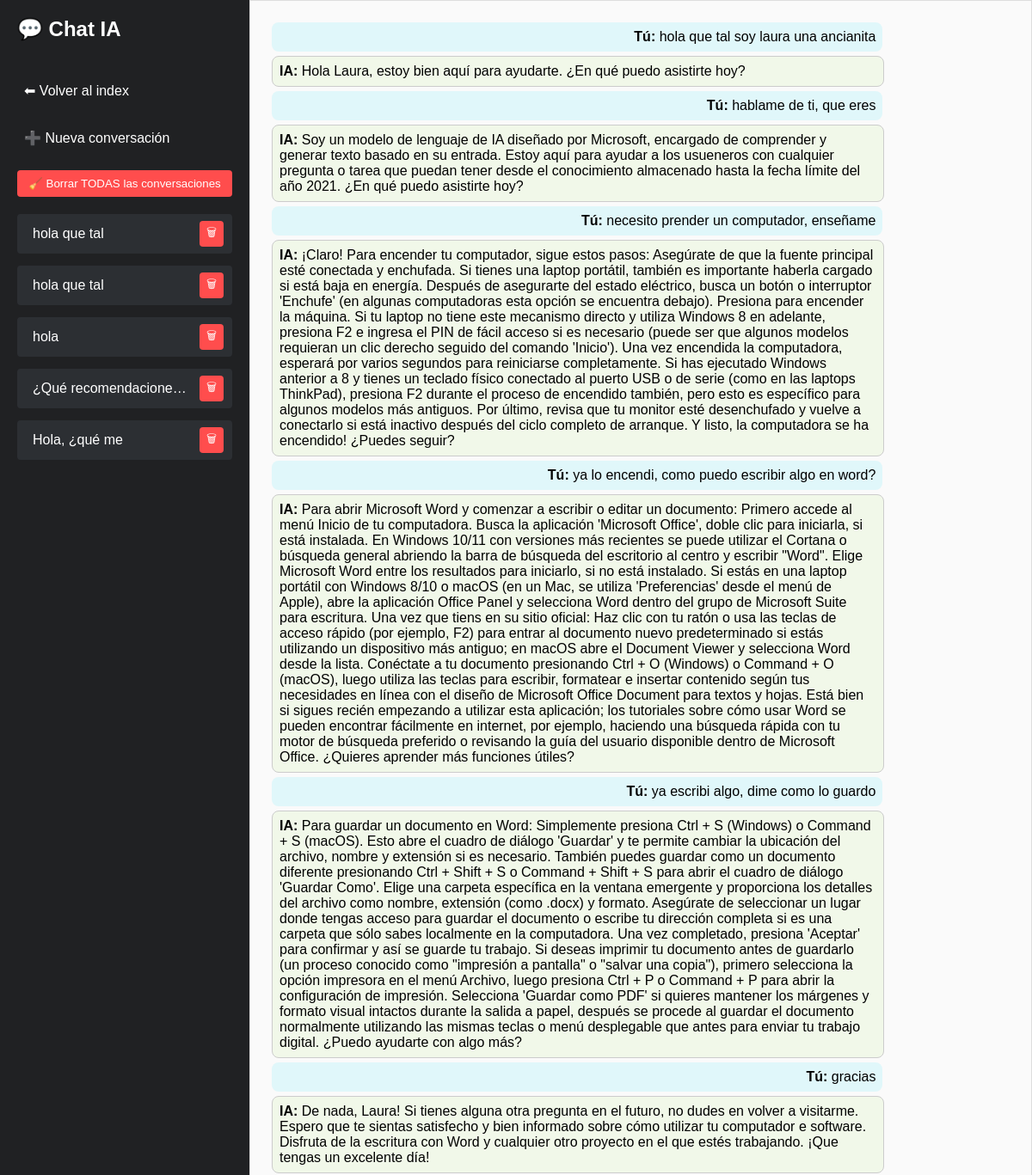
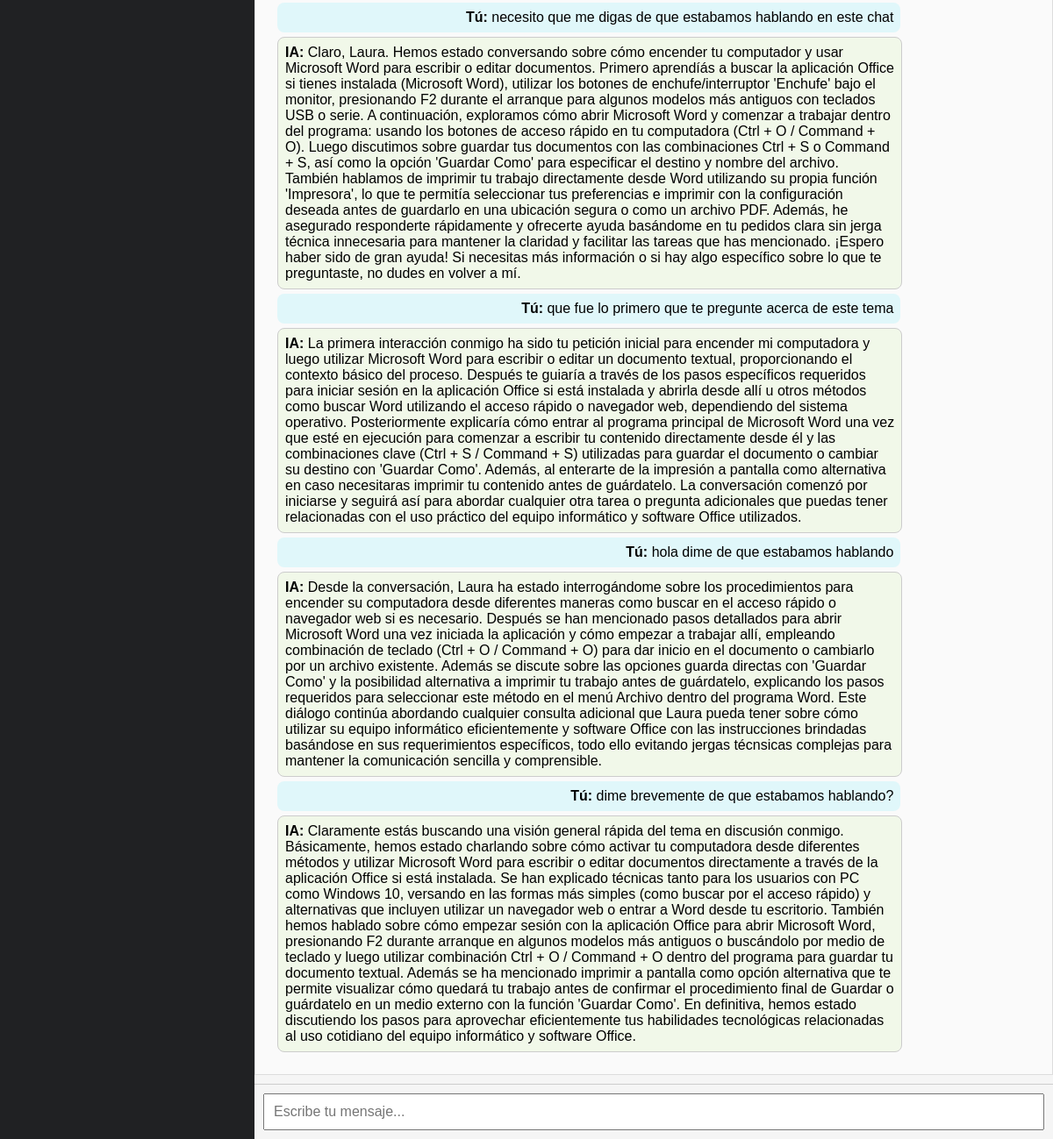
The page /chat/c8426421-eb48-4533-965a-d83170ed1fe1 (signed in) on the database its author committed (2 pictures, top to bottom).
### ia.py (models this page shows)
class SesionVisual(db.Model):
    id = db.Column(db.Integer, primary_key=True)
    session_id = db.Column(db.String(64), nullable=False, unique=True)
    identificador = db.Column(db.String(50), nullable=False)
    user_id = db.Column(db.Integer, db.ForeignKey('usuario.id'))
    usuario = db.relationship('Usuario', backref='sesiones')

class Conversacion(db.Model):
    id = db.Column(db.Integer, primary_key=True)
    session_id = db.Column(db.String(64), nullable=False)
    role = db.Column(db.String(10), nullable=False)
    content = db.Column(db.Text, nullable=False)
    timestamp = db.Column(db.DateTime, default=datetime.utcnow)
    user_id = db.Column(db.Integer, db.ForeignKey('usuario.id'), nullable=True)

### ia.py (the view)
@app.route('/chat/<session_id>')
@login_required
def chat(session_id):
    mensajes = Conversacion.query.filter_by(session_id=session_id, user_id=current_user.id).order_by(Conversacion.timestamp).all()
    sesion_visual = SesionVisual.query.filter_by(session_id=session_id, user_id=current_user.id).first()
    identificador = sesion_visual.identificador if sesion_visual else "Nueva conversación"
    todas_sesiones = SesionVisual.query.filter_by(user_id=current_user.id).all()
    return render_template('chat.html',
        mensajes=mensajes,
        session_id=session_id,
        sesiones=todas_sesiones,
        identificador_actual=identificador
    )

### ia.py (called while the page is built)
@login_manager.user_loader
def load_user(user_id):
    return Usuario.query.get(int(user_id))

### templates/chat.html (shortened to what this page needs)
<!DOCTYPE html>
<html lang="es">
<head>
    <link rel="stylesheet" href="{{ url_for('static', filename='style.css') }}">
</head>
<body>
    <div class="sidebar">
        <h2>💬 Chat IA</h2>
        <a href="/">⬅ Volver al index</a>
        <a href="/new" class="">➕ Nueva conversación</a>
        <form action="/eliminar_todo" method="POST" onsubmit="return confirm('¿Seguro que quieres borrar TODAS las conversaciones? Esta acción no se puede deshacer.');">
            <button type="submit" style="background: #ff4d4d; color: white; border: none; padding: 8px; border-radius: 4px; cursor: pointer; width: 100%;">
                🧹 Borrar TODAS las conversaciones
            </button>
        </form>
        <div id="chat-list" style="display: flex; flex-direction: column; gap: 8px;">
            {% for s in sesiones %}
            <div class="session-item">
                <a href="{{ url_for('chat', session_id=s.session_id) }}">{{ s.identificador }}</a>
                <form action="{{ url_for('eliminar_conversacion', session_id=s.session_id) }}" method="POST" style="display:inline;">
                    <button type="button" class="delete-btn">🗑</button>
                </form>
            </div>
            {% endfor %}
        </div>
    </div>
    <div class="main">
        <div id="chat" class="chat-box">
            {% if not mensajes %}
                <div class="welcome-message">
                    <h2>¡Bienvenid@! Escribe algo para comenzar nuestra conversación. 😊</h2>
                </div>
            {% else %}
                {% for m in mensajes %}
                    <div class="{{ m.role }}">
                        <b>{{ 'Tú' if m.role == 'user' else 'IA' }}:</b> {{ m.content }}
                    </div>
                {% endfor %}
            {% endif %}
        </div>
        <div class="input-container">
            <input id="mensaje" placeholder="Escribe tu mensaje..." autofocus />
        </div>
    </div>
</body>
</html>

### static/style.css (style rules this page uses)
body { font-family: Arial, sans-serif; background: #f7f7f7; margin: 0; padding: 0; }
.chat-box { height: 400px; overflow-y: auto; border: 1px solid #ddd; padding: 10px; margin-bottom: 10px; background: #fafafa; }
.chat-box .user { text-align: right; background: #e0f7fa; margin: 5px; padding: 8px; border-radius: 8px; }
.chat-box .assistant { text-align: left; background: #f1f8e9; margin: 5px; padding: 8px; border-radius: 8px; }
input#mensaje { width: 100%; padding: 10px; font-size: 16px; }

### templates/chat.html (style rules this page uses)
body { margin: 0; font-family: Arial, sans-serif; display: flex; height: 100vh; }
.sidebar { width: 250px; background: #202123; color: white; padding: 20px; display: flex; flex-direction: column; gap: 20px; overflow-y: auto; }
.sidebar h2 { margin-top: 0; }
.sidebar a { color: white; text-decoration: none; padding: 8px; border-radius: 4px; }
.main { flex: 1; display: flex; flex-direction: column; background: #f5f5f5; }
.chat-box { flex: 1; padding: 20px; overflow-y: auto; }
.user, .assistant { max-width: 80%; margin: 10px; padding: 10px; border-radius: 10px; }
.user { background: #d1e7dd; align-self: flex-end; }
.assistant { background: #fff; border: 1px solid #ccc; align-self: flex-start; }
.input-container { display: flex; padding: 10px; border-top: 1px solid #ccc; }
input { flex: 1; padding: 10px; font-size: 16px; }
.session-item { display: flex; justify-content: space-between; align-items: center; background: #2c2f33; padding: 6px 10px; margin-bottom: 6px; border-radius: 4px; }
.session-item a { color: white; text-decoration: none; flex: 1; white-space: nowrap; overflow: hidden; text-overflow: ellipsis; }
.session-item form { margin: 0; }
.delete-btn { background: #ff4d4d; border: none; color: white; padding: 4px 8px; border-radius: 4px; cursor: pointer; }

### rows shown on the page
SesionVisual: identificador "hola que tal"
SesionVisual: identificador "hola que tal"
SesionVisual: identificador "hola"
SesionVisual: identificador "¿Qué recomendacione…"
SesionVisual: identificador "Hola, ¿qué me"
Conversacion: role "Tú", content "hola que tal soy laura una ancianita"
Conversacion: role "IA", content "Hola Laura, estoy bien aquí para ayudarte. ¿En qué puedo asistirte hoy?"
Conversacion: role "Tú", content "hablame de ti, que eres"
Conversacion: role "IA", content "Soy un modelo de lenguaje de IA diseñado por Microsoft, encargado de comprender y generar texto basado en su entrada. Estoy aquí para ayudar a los usueneros con cualquier pregunta o tarea que puedan tener desde el conocimiento almacenado hasta la fecha límite del año 2021. ¿En qué puedo asistirte hoy?"
Conversacion: role "Tú", content "necesito prender un computador, enseñame"
Conversacion: role "IA", content "¡Claro! Para encender tu computador, sigue estos pasos: Asegúrate de que la fuente principal esté conectada y enchufada. Si tienes una laptop portátil, también es importante haberla cargado si está baja en energía. Después de asegurarte del estado eléctrico, busca un botón o interruptor 'Enchufe' (en algunas computadoras esta opción se encuentra debajo). Presiona para encender la máquina. Si tu laptop no tiene este mecanismo directo y utiliza Windows 8 en adelante, presiona F2 e ingresa el PIN de fácil acceso si es necesario (puede ser que algunos modelos requieran un clic derecho seguido del comando 'Inicio'). Una vez encendida la computadora, esperará por varios segundos para reiniciarse…"
Conversacion: role "Tú", content "ya lo encendi, como puedo escribir algo en word?"
Conversacion: role "IA", content "Para abrir Microsoft Word y comenzar a escribir o editar un documento: Primero accede al menú Inicio de tu computadora. Busca la aplicación 'Microsoft Office', doble clic para iniciarla, si está instalada. En Windows 10/11 con versiones más recientes se puede utilizar el Cortana o búsqueda general abriendo la barra de búsqueda del escritorio al centro y escribir \"Word\". Elige Microsoft Word entre los resultados para iniciarlo, si no está instalado. Si estás en una laptop portátil con Windows 8/10 o macOS (en un Mac, se utiliza 'Preferencias' desde el menú de Apple), abre la aplicación Office Panel y selecciona Word dentro del grupo de Microsoft Suite para escritura. Una vez que tiens en su…"
Conversacion: role "Tú", content "ya escribi algo, dime como lo guardo"
Conversacion: role "IA", content "Para guardar un documento en Word: Simplemente presiona Ctrl + S (Windows) o Command + S (macOS). Esto abre el cuadro de diálogo 'Guardar' y te permite cambiar la ubicación del archivo, nombre y extensión si es necesario. También puedes guardar como un documento diferente presionando Ctrl + Shift + S o Command + Shift + S para abrir el cuadro de diálogo 'Guardar Como'. Elige una carpeta específica en la ventana emergente y proporciona los detalles del archivo como nombre, extensión (como .docx) y formato. Asegúrate de seleccionar un lugar donde tengas acceso para guardar el documento o escribe tu dirección completa si es una carpeta que sólo sabes localmente en la computadora. Una vez…"
Conversacion: role "Tú", content "gracias"
Conversacion: role "IA", content "De nada, Laura! Si tienes alguna otra pregunta en el futuro, no dudes en volver a visitarme. Espero que te sientas satisfecho y bien informado sobre cómo utilizar tu computador e software. Disfruta de la escritura con Word y cualquier otro proyecto en el que estés trabajando. ¡Que tengas un excelente día!"
Conversacion: role "Tú", content "necesito que me digas de que estabamos hablando en este chat"
Conversacion: role "IA", content "Claro, Laura. Hemos estado conversando sobre cómo encender tu computador y usar Microsoft Word para escribir o editar documentos. Primero aprendíás a buscar la aplicación Office si tienes instalada (Microsoft Word), utilizar los botones de enchufe/interruptor 'Enchufe' bajo el monitor, presionando F2 durante el arranque para algunos modelos más antiguos con teclados USB o serie. A continuación, exploramos cómo abrir Microsoft Word y comenzar a trabajar dentro del programa: usando los botones de acceso rápido en tu computadora (Ctrl + O / Command + O). Luego discutimos sobre guardar tus documentos con las combinaciones Ctrl + S o Command + S, así como la opción 'Guardar Como' para…"
Conversacion: role "Tú", content "que fue lo primero que te pregunte acerca de este tema"
Conversacion: role "IA", content "La primera interacción conmigo ha sido tu petición inicial para encender mi computadora y luego utilizar Microsoft Word para escribir o editar un documento textual, proporcionando el contexto básico del proceso. Después te guiaría a través de los pasos específicos requeridos para iniciar sesión en la aplicación Office si está instalada y abrirla desde allí u otros métodos como buscar Word utilizando el acceso rápido o navegador web, dependiendo del sistema operativo. Posteriormente explicaría cómo entrar al programa principal de Microsoft Word una vez que esté en ejecución para comenzar a escribir tu contenido directamente desde él y las combinaciones clave (Ctrl + S / Command + S)…"
Conversacion: role "Tú", content "hola dime de que estabamos hablando"
Conversacion: role "IA", content "Desde la conversación, Laura ha estado interrogándome sobre los procedimientos para encender su computadora desde diferentes maneras como buscar en el acceso rápido o navegador web si es necesario. Después se han mencionado pasos detallados para abrir Microsoft Word una vez iniciada la aplicación y cómo empezar a trabajar allí, empleando combinación de teclado (Ctrl + O / Command + O) para dar inicio en el documento o cambiarlo por un archivo existente. Además se discute sobre las opciones guarda directas con 'Guardar Como' y la posibilidad alternativa a imprimir tu trabajo antes de guárdatelo, explicando los pasos requeridos para seleccionar este método en el menú Archivo dentro del…"
Conversacion: role "Tú", content "dime brevemente de que estabamos hablando?"
Conversacion: role "IA", content "Claramente estás buscando una visión general rápida del tema en discusión conmigo. Básicamente, hemos estado charlando sobre cómo activar tu computadora desde diferentes métodos y utilizar Microsoft Word para escribir o editar documentos directamente a través de la aplicación Office si está instalada. Se han explicado técnicas tanto para los usuarios con PC como Windows 10, versando en las formas más simples (como buscar por el acceso rápido) y alternativas que incluyen utilizar un navegador web o entrar a Word desde tu escritorio. También hemos hablado sobre cómo empezar sesión con la aplicación Office para abrir Microsoft Word, presionando F2 durante arranque en algunos modelos más…"
